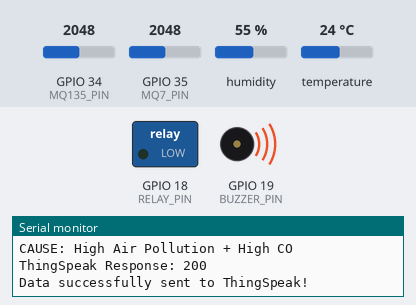
Bench run of a sketch on a simulated ESP32. Parts: switched loads named in the sketch (green lamp = pin HIGH), buzzer (waves = sounding, pin HIGH), the last lines printed to the serial monitor. The inputs (shaded band) are chosen by the test bench; at power-on: GPIO 34 (MQ135_PIN) = 2048, GPIO 35 (MQ7_PIN) = 2048, humidity 55 %, temperature 24 °C. WiFi joins after 1.5 s; servers stay silent unless stated; web services answer with replies made up by the test bench.

Above: at 2.7 s.
2.8 s: GPIO 34 (MQ135_PIN) set to 1548
5.5 s: GPIO 34 (MQ135_PIN) set to 1456
9.2 s: GPIO 35 (MQ7_PIN) set to 1555
11.9 s: GPIO 35 (MQ7_PIN) set to 1474
At 14.1 s:
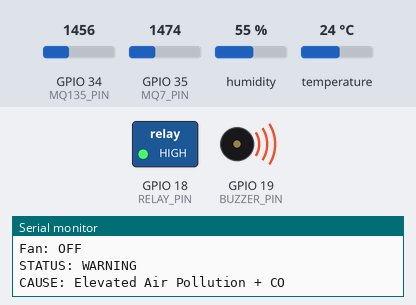
15.3 s: GPIO 35 (MQ7_PIN) set to 1540
At 16.3 s:
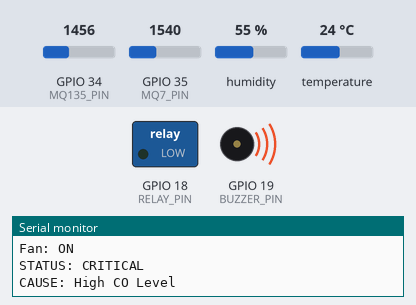
18.0 s: GPIO 35 (MQ7_PIN) set to 1460
At 20.6 s:
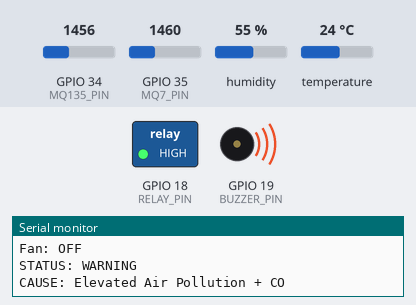
Timing chart, 0 to 22.1 s (numbered marks = the images above; inputs shaded):
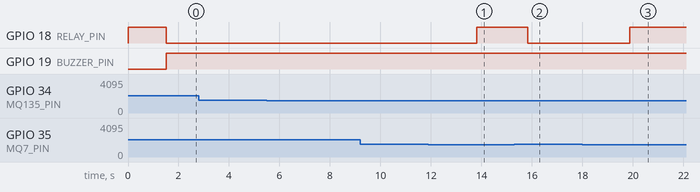

Measured:
- the behaviour switches between 1500 and 1499 on GPIO 35 (MQ7_PIN) (found by bisection; images 0 and 1)
- after the input at 11.9 s, GPIO 18 (RELAY_PIN): LOW → HIGH after 1.9 s
- after the input at 15.3 s, GPIO 18 (RELAY_PIN): HIGH → LOW after 0.53 s
- after the input at 18.0 s, GPIO 18 (RELAY_PIN): LOW → HIGH after 1.9 s

The sketch:

realtimeairqualitysystem.ino
```cpp
#include <WiFi.h>
#include <HTTPClient.h>
#include <DHT.h>

// =====================================================
// WIFI
// =====================================================

const char* ssid = "Airtel_bhar_1192";
const char* password = "air12509";

// =====================================================
// THINGSPEAK
// =====================================================

const char* WRITE_API_KEY = "O7RDEG7KOEI9NRZS";

// =====================================================
// PIN CONNECTIONS
// =====================================================

#define DHT_PIN     4
#define DHT_TYPE    DHT22

#define MQ135_PIN   34
#define MQ7_PIN     35

#define RELAY_PIN   18
#define BUZZER_PIN  19

DHT dht(DHT_PIN, DHT_TYPE);

// =====================================================
// THRESHOLDS
// =====================================================

// Buzzer starts when either sensor reaches this value
const int BUZZER_THRESHOLD = 1000;

// Fan starts when either sensor reaches this value
const int FAN_THRESHOLD = 1500;

// =====================================================
// THINGSPEAK TIMER
// =====================================================

unsigned long lastThingSpeakUpdate = 0;

const unsigned long THINGSPEAK_INTERVAL = 20000;


// =====================================================
// SETUP
// =====================================================

void setup()
{
  Serial.begin(115200);

  dht.begin();

  pinMode(MQ135_PIN, INPUT);
  pinMode(MQ7_PIN, INPUT);

  pinMode(BUZZER_PIN, OUTPUT);

  // ---------------------------------------------------
  // IMPORTANT:
  // Relay is ACTIVE-LOW.
  //
  // HIGH = OFF
  // LOW  = ON
  // ---------------------------------------------------

  digitalWrite(RELAY_PIN, HIGH);
  pinMode(RELAY_PIN, OUTPUT);

  // Buzzer OFF
  digitalWrite(BUZZER_PIN, LOW);

  Serial.println();
  Serial.println("======================================");
  Serial.println(" REAL-TIME AIR QUALITY MONITOR");
  Serial.println("======================================");

  // ===================================================
  // WIFI CONNECTION
  // ===================================================

  WiFi.begin(ssid, password);

  Serial.print("Connecting to WiFi");

  while (WiFi.status() != WL_CONNECTED)
  {
    delay(500);
    Serial.print(".");
  }

  Serial.println();
  Serial.println("WiFi Connected!");

  Serial.print("IP Address: ");
  Serial.println(WiFi.localIP());

  Serial.println("Fan: OFF");
  Serial.println("Buzzer: OFF");
}


// =====================================================
// LOOP
// =====================================================

void loop()
{
  // ===================================================
  // READ DHT22
  // ===================================================

  float temperature = dht.readTemperature();
  float humidity = dht.readHumidity();


  // ===================================================
  // READ MQ SENSORS
  // ===================================================

  int mq135 = analogRead(MQ135_PIN);
  int mq7 = analogRead(MQ7_PIN);


  // ===================================================
  // DHT ERROR CHECK
  // ===================================================

  if (isnan(temperature) || isnan(humidity))
  {
    Serial.println("DHT22 ERROR!");

    delay(2000);

    return;
  }


  // ===================================================
  // DEFAULT STATE
  // ===================================================

  bool fan = false;
  bool buzzer = false;

  String status = "NORMAL";
  String cause = "Air Quality Normal";


  // ===================================================
  // CRITICAL CONDITION
  // FAN + BUZZER ON
  // ===================================================

  if (mq135 >= FAN_THRESHOLD && mq7 >= FAN_THRESHOLD)
  {
    fan = true;
    buzzer = true;

    status = "CRITICAL";
    cause = "High Air Pollution + High CO";
  }

  else if (mq135 >= FAN_THRESHOLD)
  {
    fan = true;
    buzzer = true;

    status = "CRITICAL";
    cause = "High Air Pollution";
  }

  else if (mq7 >= FAN_THRESHOLD)
  {
    fan = true;
    buzzer = true;

    status = "CRITICAL";
    cause = "High CO Level";
  }


  // ===================================================
  // WARNING CONDITION
  // BUZZER ONLY
  // ===================================================

  else if (mq135 >= BUZZER_THRESHOLD && mq7 >= BUZZER_THRESHOLD)
  {
    fan = false;
    buzzer = true;

    status = "WARNING";
    cause = "Elevated Air Pollution + CO";
  }

  else if (mq135 >= BUZZER_THRESHOLD)
  {
    fan = false;
    buzzer = true;

    status = "WARNING";
    cause = "Elevated Air Pollution";
  }

  else if (mq7 >= BUZZER_THRESHOLD)
  {
    fan = false;
    buzzer = true;

    status = "WARNING";
    cause = "Elevated CO Level";
  }


  // ===================================================
  // NORMAL CONDITION
  // ===================================================

  else
  {
    fan = false;
    buzzer = false;

    status = "NORMAL";
    cause = "Air Quality Normal";
  }


  // ===================================================
  // BUZZER CONTROL
  // ===================================================

  if (buzzer == true)
  {
    digitalWrite(BUZZER_PIN, HIGH);
  }
  else
  {
    digitalWrite(BUZZER_PIN, LOW);
  }


  // ===================================================
  // FAN / RELAY CONTROL
  //
  // ACTIVE-LOW RELAY
  //
  // Fan OFF → HIGH
  // Fan ON  → LOW
  // ===================================================

  if (fan == true)
  {
    digitalWrite(RELAY_PIN, LOW);
  }
  else
  {
    digitalWrite(RELAY_PIN, HIGH);
  }


  // ===================================================
  // SERIAL MONITOR
  // ===================================================

  Serial.println();
  Serial.println("----------------------------------------");

  Serial.print("Temperature: ");
  Serial.print(temperature);
  Serial.println(" °C");

  Serial.print("Humidity: ");
  Serial.print(humidity);
  Serial.println(" %");

  Serial.print("MQ-135 Raw Value: ");
  Serial.println(mq135);

  Serial.print("MQ-7 Raw Value: ");
  Serial.println(mq7);

  Serial.print("Buzzer: ");

  if (buzzer)
    Serial.println("ON");
  else
    Serial.println("OFF");

  Serial.print("Fan: ");

  if (fan)
    Serial.println("ON");
  else
    Serial.println("OFF");

  Serial.print("STATUS: ");
  Serial.println(status);

  Serial.print("CAUSE: ");
  Serial.println(cause);


  // ===================================================
  // SEND TO THINGSPEAK
  // ===================================================

  if (millis() - lastThingSpeakUpdate >= THINGSPEAK_INTERVAL ||
      lastThingSpeakUpdate == 0)
  {
    lastThingSpeakUpdate = millis();

    if (WiFi.status() == WL_CONNECTED)
    {
      HTTPClient http;

      String url =
        "http://api.thingspeak.com/update?api_key=" +
        String(WRITE_API_KEY) +

        "&field1=" +
        String(temperature, 2) +

        "&field2=" +
        String(humidity, 2) +

        "&field3=" +
        String(mq135) +

        "&field4=" +
        String(mq7) +

        "&field5=" +
        String(fan ? 1 : 0) +

        "&field6=" +
        String(buzzer ? 1 : 0);


      http.begin(url);

      int responseCode = http.GET();

      Serial.print("ThingSpeak Response: ");
      Serial.println(responseCode);

      if (responseCode == 200)
      {
        Serial.println(
          "Data successfully sent to ThingSpeak!"
        );
      }
      else
      {
        Serial.println(
          "ThingSpeak upload failed."
        );
      }

      http.end();
    }
    else
    {
      Serial.println("WiFi disconnected!");
    }
  }


  delay(2000);
}
```
